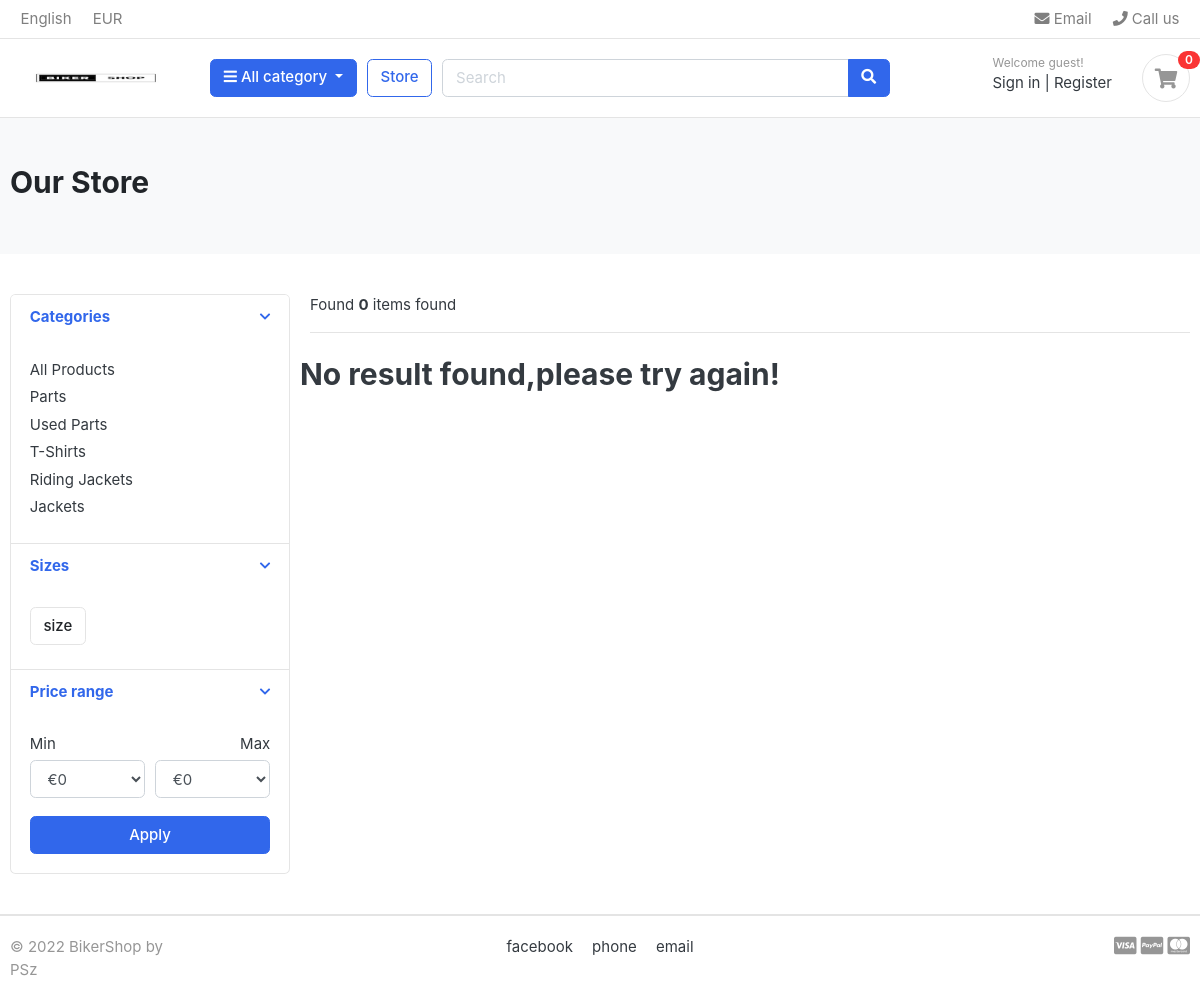
Page /store/ on the earlier database version.
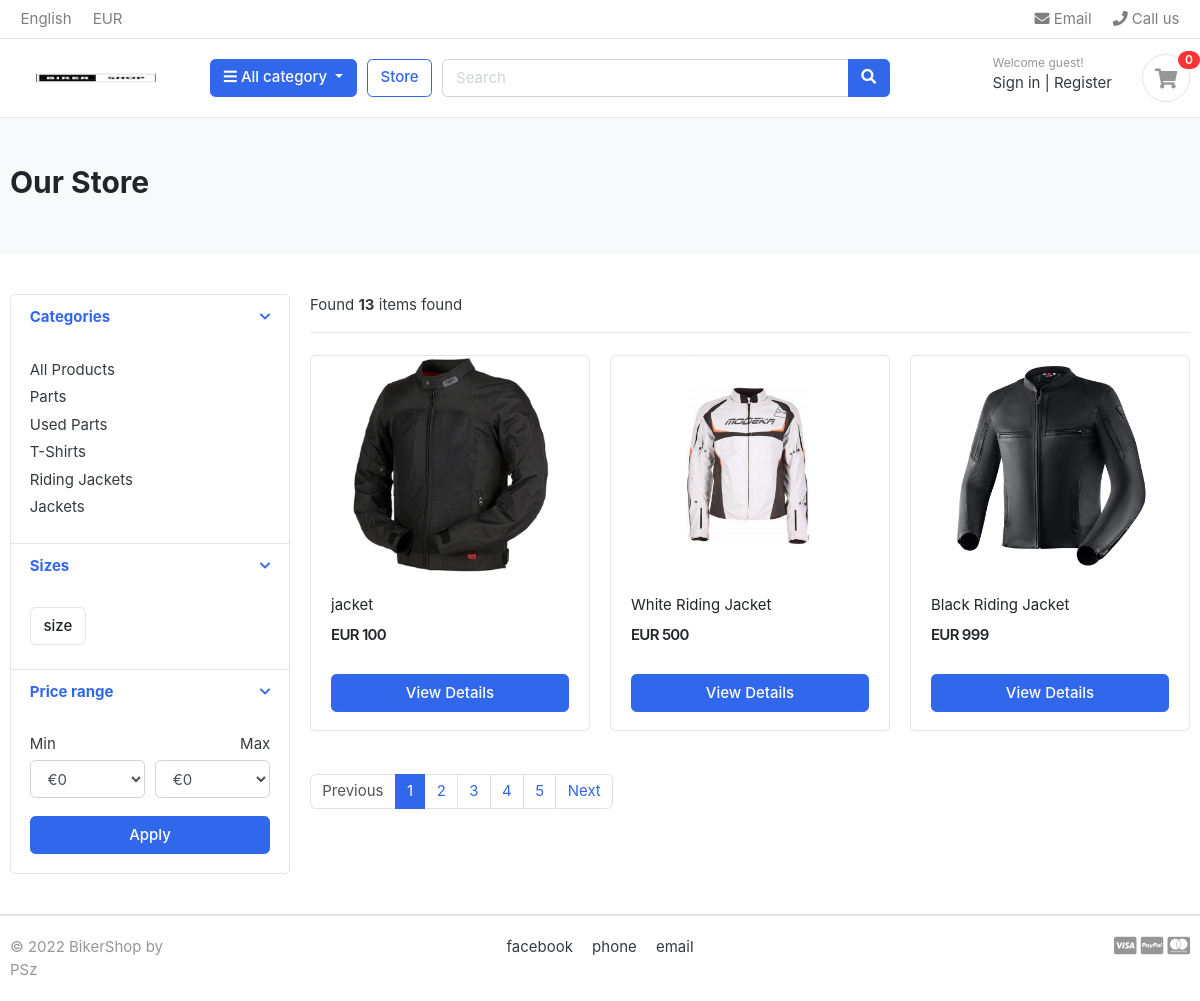
Same page on the later database version.
### category/models.py (models this page shows, shortened)
class Category(models.Model):
    category_name = models.CharField(max_length=50, unique=True)
    slug = models.SlugField(max_length=100, unique=True)
    description = models.TextField(max_length=255, blank=True)
    cat_image = models.ImageField(upload_to='photos/categories', blank=True)
    class Meta:
        verbose_name = 'category'
        verbose_name_plural = 'categories'
    def get_url(self):
        return reverse('products_by_category', args=[self.slug])

### store/models.py (models this page shows, shortened)
class Product(models.Model):
    product_name    = models.CharField(max_length=200, unique=True)
    slug            = models.SlugField(max_length=200, unique=True)
    description     = models.TextField(max_length=500, blank=True)
    price           = models.IntegerField()
    images          = models.ImageField(upload_to='photos/products')
    stock           = models.IntegerField()
    is_available    = models.BooleanField(default=True)
    category        = models.ForeignKey(Category, on_delete=models.CASCADE)
    created_date    = models.DateTimeField(auto_now_add=True)
    modified_date   = models.DateTimeField(auto_now=True)
    def get_url(self):
        return reverse('product_detail', args=[self.category.slug, self.slug])

### store/views.py (the view)
# urls.py: path('store/', include('store.urls')),
def store(request, category_slug=None):
    categories = None
    products = None
    if category_slug != None:
        categories = get_object_or_404(Category, slug=category_slug)
        products = Product.objects.filter(category=categories, is_available=True)
        paginator = Paginator(products, 1)
        page = request.GET.get('page')
        paged_products = paginator.get_page(page)
        product_count = products.count()
    else:
        products = Product.objects.all().filter(is_available=True).order_by('id')
        paginator = Paginator(products, 3)
        page = request.GET.get('page')
        paged_products = paginator.get_page(page)
        product_count = products.count()
    context = {
        'products': paged_products,
        'product_count' : products.count()
    }
    return render(request, 'store/store.html', context)

### carts/context_processors.py (called while the page is built)
def counter(request):
    cart_count = 0
    if 'admin' in request.path:
        return {}
    else:
        try:
            cart = Cart.objects.filter(cart_id=_cart_id(request))
            cart_items = CartItem.objects.all().filter(cart=cart[:1])
            for cart_item in cart_items:
                cart_count += cart_item.quantity
        except Cart.DoesNotExist:
            cart_count = 0
    return dict(cart_count=cart_count)

### carts/views.py (called while the page is built)
def _cart_id(request):
    cart = request.session.session_key
    if not cart:
        cart = request.session.create()
    return cart

### category/context_processors.py (called while the page is built)
def menu_links(request):
    links = Category.objects.all()
    return dict(links=links)

### templates/store/store.html (shortened to what the changed rows need)
{% extends 'base.html' %}
{% load static %}
{% block content %}
<section class="section-pagetop bg">
    <div class="container">
        {% if 'search' in request.path %}
          <h2 class="title-page">Search Result</h2>
        {% else %}
          <h2 class="title-page">Our Store</h2>
        {% endif %}
    </div>
    </section>
<section class="section-content padding-y">
    <div class="container">
    <div class="row">
        <aside class="col-md-3">
    <div class="card">
        <article class="filter-group">
            <div class="filter-content collapse show" id="collapse_1" style="">
                <div class="card-body">
                    <ul class="list-menu">
                      {% for category in links %}
                    <li><a href="{{ category.get_url }}">{{ category.category_name }}  </a></li>
                      {% endfor %}
                    </ul>
                </div>
            </div>
        </article>
    </div>
        </aside>
        <main class="col-md-9">
    <header class="border-bottom mb-4 pb-3">
            <div class="form-inline">
                <span class="mr-md-auto">Found <b>{{ product_count }}</b> items found </span>
            </div>
    </header>
    <div class="row">
        {% if products %}
        {% for product in products %}
        <div class="col-md-4">
            <figure class="card card-product-grid">
                <div class="img-wrap">
                    <a href="{{ product.get_url }}"><img src="{{ product.images.url }}"></a>
                </div>
                <figcaption class="info-wrap">
                    <div class="fix-height">
                        <a href="{{ product.get_url }}" class="title">{{ product.product_name }}</a>
                        <div class="price-wrap mt-2">
                            <span class="price">EUR {{ product.price }}</span>
                        </div>
                    </div>
                    <a href="{{ product.get_url }}" class="btn btn-block btn-primary">View Details</a>
                </figcaption>
            </figure>
        </div>
        {% endfor %}
        {% else %}
        <div>
            <h2>No result found,please try again!</h2>
        </div>
        {% endif %}
    </div>
    <nav class="mt-4" aria-label="Page navigation sample">
        {% if products.has_other_pages %}
        <ul class="pagination">
              {% if products.has_previous %}
          <li class="page-item"><a class="page-link" href="?page={{products.previous_page_number}}">Previous</a></li>
              {% else %}
              <li class="page-item disabled"><a class="page-link" href="#">Previous</a></li>
              {% endif %}
              {% for i in products.paginator.page_range %}
                  {% if products.number == i %}
                  <li class="page-item active"><a class="page-link" href="#">{{i}}</a></li>
                  {% else %}
                      <li class="page-item"><a class="page-link" href="?page={{i}}">{{i}}</a></li>
                  {% endif %}
          {% endfor %}
              {% if products.has_next %}
              <li class="page-item"><a class="page-link" href="?page={{products.next_page_number}}">Next</a></li>
              {% else %}
                  <li class="page-item disabled"><a class="page-link" href="#">Next</a></li>
              {% endif %}
        </ul>
      {% endif %}
    </nav>
        </main>
    </div>
    </div>
    </section>
{% endblock %}

Differences in the rows shown:
added Product: images (picture), product_name "jacket", price "100"
added Product: images (picture), product_name "White Riding Jacket", price "500"
added Product: images (picture), product_name "Black Riding Jacket", price "999"
Other differences:
{{ product_count }}: "0" → "13"
text no longer shown: "No result found,please try again!"
text now shown: "Previous Next"
new list line: "1"
new list line: "2"
new list line: "3"
new list line: "4"
new list line: "5"
